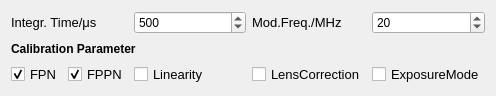
<?xml version="1.0" encoding="UTF-8"?>
<ui version="4.0">
 <class>QmitkToFPMDParameterWidgetControls</class>
 <widget class="QWidget" name="QmitkToFPMDParameterWidgetControls">
  <property name="geometry">
   <rect>
    <x>0</x>
    <y>0</y>
    <width>496</width>
    <height>96</height>
   </rect>
  </property>
  <property name="minimumSize">
   <size>
    <width>0</width>
    <height>0</height>
   </size>
  </property>
  <property name="windowTitle">
   <string>QmitkToFPMDParameter</string>
  </property>
  <layout class="QGridLayout" name="gridLayout">
   <item row="0" column="0" colspan="2">
    <widget class="QLabel" name="labelIntTime">
     <property name="font">
      <font>
       <pointsize>10</pointsize>
      </font>
     </property>
     <property name="text">
      <string>Integr. Time/μs</string>
     </property>
    </widget>
   </item>
   <item row="0" column="2" colspan="2">
    <widget class="QSpinBox" name="m_IntegrationTimeSpinBox">
     <property name="sizePolicy">
      <sizepolicy hsizetype="Preferred" vsizetype="Fixed">
       <horstretch>0</horstretch>
       <verstretch>0</verstretch>
      </sizepolicy>
     </property>
     <property name="minimum">
      <number>0</number>
     </property>
     <property name="maximum">
      <number>50000</number>
     </property>
     <property name="singleStep">
      <number>100</number>
     </property>
     <property name="value">
      <number>500</number>
     </property>
    </widget>
   </item>
   <item row="0" column="4">
    <widget class="QLabel" name="labelModFreq">
     <property name="font">
      <font>
       <pointsize>10</pointsize>
      </font>
     </property>
     <property name="text">
      <string>Mod.Freq./MHz</string>
     </property>
    </widget>
   </item>
   <item row="0" column="5">
    <widget class="QSpinBox" name="m_ModulationFrequencySpinBox">
     <property name="sizePolicy">
      <sizepolicy hsizetype="Preferred" vsizetype="Fixed">
       <horstretch>0</horstretch>
       <verstretch>0</verstretch>
      </sizepolicy>
     </property>
     <property name="minimum">
      <number>18</number>
     </property>
     <property name="maximum">
      <number>100</number>
     </property>
     <property name="singleStep">
      <number>1</number>
     </property>
     <property name="value">
      <number>20</number>
     </property>
    </widget>
   </item>
   <item row="1" column="0" colspan="3">
    <widget class="QLabel" name="label">
     <property name="font">
      <font>
       <weight>75</weight>
       <bold>true</bold>
      </font>
     </property>
     <property name="text">
      <string>Calibration Parameter</string>
     </property>
    </widget>
   </item>
   <item row="2" column="0">
    <widget class="QCheckBox" name="m_FPNCalibCB">
     <property name="font">
      <font>
       <pointsize>10</pointsize>
      </font>
     </property>
     <property name="text">
      <string>FPN</string>
     </property>
     <property name="checked">
      <bool>true</bool>
     </property>
    </widget>
   </item>
   <item row="2" column="4">
    <widget class="QCheckBox" name="m_LensCorrection">
     <property name="enabled">
      <bool>true</bool>
     </property>
     <property name="font">
      <font>
       <pointsize>10</pointsize>
      </font>
     </property>
     <property name="text">
      <string>LensCorrection</string>
     </property>
    </widget>
   </item>
   <item row="2" column="5">
    <widget class="QCheckBox" name="m_ExposureModeCB">
     <property name="enabled">
      <bool>true</bool>
     </property>
     <property name="font">
      <font>
       <pointsize>10</pointsize>
      </font>
     </property>
     <property name="text">
      <string>ExposureMode</string>
     </property>
     <property name="checked">
      <bool>false</bool>
     </property>
    </widget>
   </item>
   <item row="2" column="1">
    <widget class="QCheckBox" name="m_FPPNCalibCB">
     <property name="enabled">
      <bool>true</bool>
     </property>
     <property name="font">
      <font>
       <pointsize>10</pointsize>
      </font>
     </property>
     <property name="text">
      <string>FPPN</string>
     </property>
     <property name="checked">
      <bool>true</bool>
     </property>
    </widget>
   </item>
   <item row="2" column="2">
    <widget class="QCheckBox" name="m_LinearityCalibCB">
     <property name="enabled">
      <bool>true</bool>
     </property>
     <property name="font">
      <font>
       <pointsize>10</pointsize>
      </font>
     </property>
     <property name="text">
      <string>Linearity</string>
     </property>
     <property name="checked">
      <bool>false</bool>
     </property>
    </widget>
   </item>
  </layout>
 </widget>
 <layoutdefault spacing="6" margin="11"/>
 <resources/>
 <connections/>
</ui>
